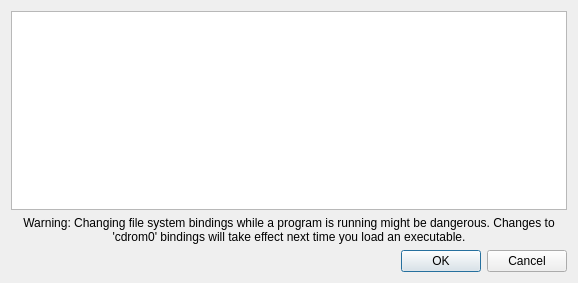
<?xml version="1.0" encoding="UTF-8"?>
<ui version="4.0">
 <class>VFSManagerDialog</class>
 <widget class="QDialog" name="VFSManagerDialog">
  <property name="geometry">
   <rect>
    <x>0</x>
    <y>0</y>
    <width>578</width>
    <height>283</height>
   </rect>
  </property>
  <property name="minimumSize">
   <size>
    <width>578</width>
    <height>283</height>
   </size>
  </property>
  <property name="maximumSize">
   <size>
    <width>578</width>
    <height>283</height>
   </size>
  </property>
  <property name="windowTitle">
   <string>VFS Manager</string>
  </property>
  <layout class="QGridLayout" name="gridLayout">
   <item row="1" column="0">
    <widget class="QLabel" name="label">
     <property name="text">
      <string>Warning: Changing file system bindings while a program is running might be dangerous. Changes to 'cdrom0' bindings will take effect next time you load an executable.</string>
     </property>
     <property name="alignment">
      <set>Qt::AlignCenter</set>
     </property>
     <property name="wordWrap">
      <bool>true</bool>
     </property>
    </widget>
   </item>
   <item row="0" column="0">
    <widget class="QTableView" name="tableView">
     <property name="selectionMode">
      <enum>QAbstractItemView::SingleSelection</enum>
     </property>
     <property name="selectionBehavior">
      <enum>QAbstractItemView::SelectRows</enum>
     </property>
     <property name="showGrid">
      <bool>false</bool>
     </property>
     <property name="gridStyle">
      <enum>Qt::NoPen</enum>
     </property>
     <property name="wordWrap">
      <bool>false</bool>
     </property>
     <attribute name="horizontalHeaderHighlightSections">
      <bool>false</bool>
     </attribute>
     <attribute name="verticalHeaderVisible">
      <bool>false</bool>
     </attribute>
    </widget>
   </item>
   <item row="2" column="0">
    <widget class="QDialogButtonBox" name="buttonBox">
     <property name="orientation">
      <enum>Qt::Horizontal</enum>
     </property>
     <property name="standardButtons">
      <set>QDialogButtonBox::Cancel|QDialogButtonBox::Ok</set>
     </property>
    </widget>
   </item>
  </layout>
 </widget>
 <resources/>
 <connections>
  <connection>
   <sender>buttonBox</sender>
   <signal>accepted()</signal>
   <receiver>VFSManagerDialog</receiver>
   <slot>accept()</slot>
   <hints>
    <hint type="sourcelabel">
     <x>248</x>
     <y>254</y>
    </hint>
    <hint type="destinationlabel">
     <x>157</x>
     <y>274</y>
    </hint>
   </hints>
  </connection>
  <connection>
   <sender>buttonBox</sender>
   <signal>rejected()</signal>
   <receiver>VFSManagerDialog</receiver>
   <slot>reject()</slot>
   <hints>
    <hint type="sourcelabel">
     <x>316</x>
     <y>260</y>
    </hint>
    <hint type="destinationlabel">
     <x>286</x>
     <y>274</y>
    </hint>
   </hints>
  </connection>
 </connections>
</ui>
